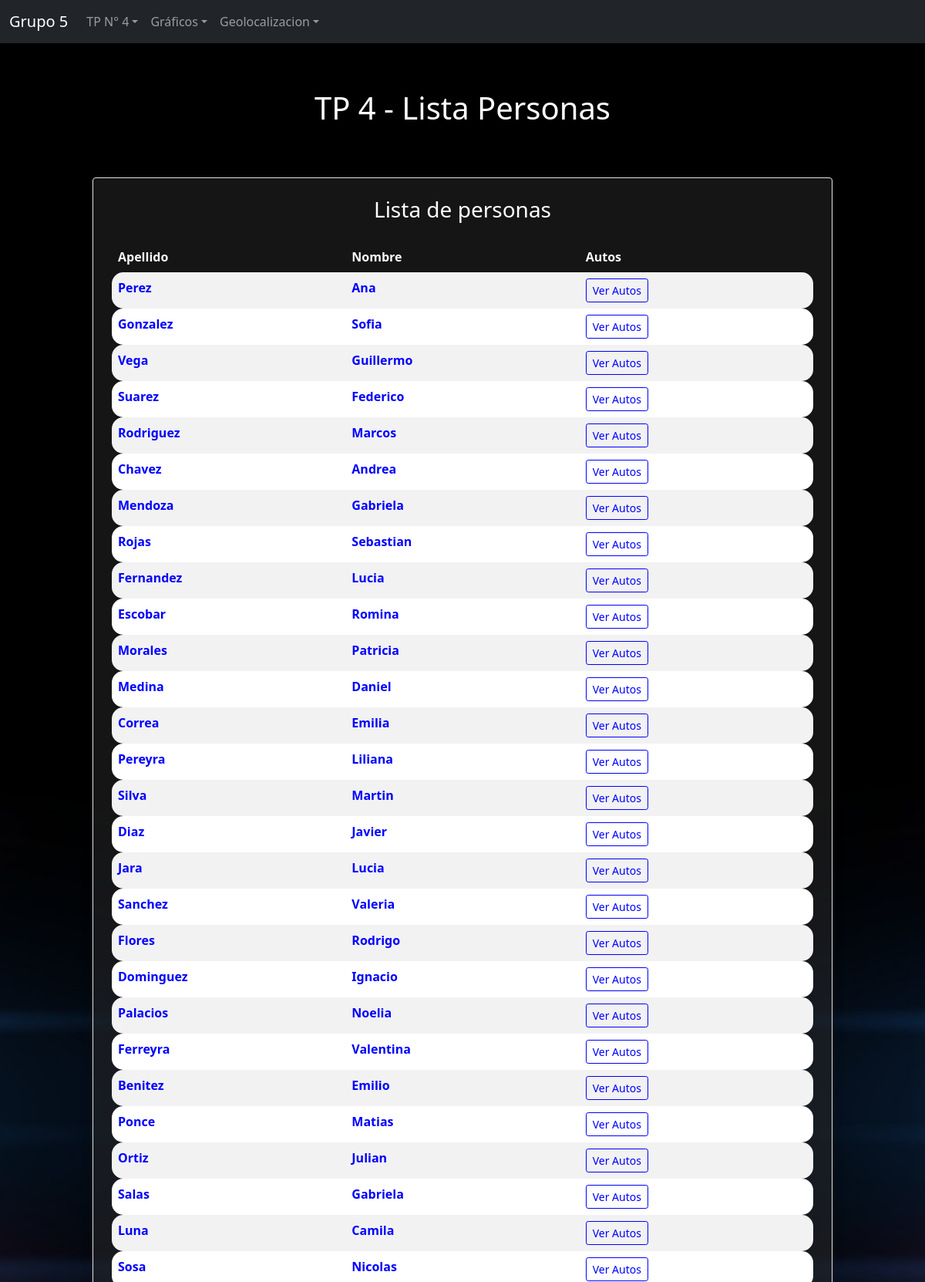
The page /Vista/persona/persona_lista.php (upper part) on the database its author committed.
### tables this page shows
CREATE TABLE `persona` (
  `NroDni` varchar(10) NOT NULL,
  `Apellido` varchar(50) NOT NULL,
  `Nombre` varchar(50) NOT NULL,
  `fechaNac` date NOT NULL,
  `Telefono` varchar(20) NOT NULL,
  `Domicilio` varchar(200) NOT NULL,
  PRIMARY KEY  (`NroDni`)
);

### Util/funciones.php (called while the page is built, shortened)
<?php
spl_autoload_register(function ($class_name){
    $directorys = array(
        $GLOBALS['ROOT'].'Modelo/',
        $GLOBALS['ROOT'].'Modelo/Conector/',
        $GLOBALS['ROOT'].'Control/'
        );
});
?>

### Modelo/Persona.php (called while the page is built, shortened)
<?php
class Persona {
    private $nroDni;
    private $apellido;
    private $nombre;
    public function __construct(){
        $this->nroDni="";
        $this->apellido = "";
        $this->nombre = "";
    }
    public function getNroDni(){
        return $this->nroDni;
    }
    public function setNroDni($valor){
        $this->nroDni = $valor;
    }
    public function getApellido(){
        return $this->apellido;
    }
    public function setApellido($valor){
        $this->apellido = $valor;
    }
    public function getNombre(){
        return $this->nombre;
    }
    public function setNombre($valor){
        $this->nombre = $valor;
    }
    public static function listar($parametro=""){
        $arreglo = array();
        $base = new BaseDatos();
        $sql = "SELECT * FROM persona ";
        if ($parametro != "") {
            $sql .= " WHERE " .$parametro;
        }
        $res = $base->Ejecutar($sql);
        if($res > -1){
            if($res > 0){
                while ($row = $base->Registro()){
                    $obj = new Persona();
                    $obj->setear($row['NroDni'], $row['Apellido'], $row['Nombre'], $row['fechaNac'], $row['Telefono'], $row['Domicilio']);
                    array_push($arreglo, $obj);
                }
            }
        }else{
            self::setmensajeoperacion("Persona->listar: ".$base->getError());
        }
        return $arreglo;
    }
}
?>

### Modelo/Conector/BaseDatos.php (called while the page is built, shortened)
<?php
class BaseDatos extends PDO {
  	private $indice;
  	private $resultado;
    public function __construct(){
        $this->indice =0;
    }
    public function setSQL($e){
        return "\n".$this->sql = $e;
    }
    public function Ejecutar($sql){
        if ( stristr($sql,"select")){
            $resp =  $this->EjecutarSelect($sql);
        }
        return $resp;
   }
   private function EjecutarSelect($sql){
       $cant = -1;
       $resultado=parent::query($sql);
       if(!$resultado){
           $this->analizarDebug();
       }else {
          $arregloResult = $resultado->fetchAll();
          $cant = count($arregloResult);
       }
       return $cant;
   }
   public function Registro() {
       $filaActual = false;
       $indiceActual = $this->getIndice();
       if ($indiceActual>=0) {
           $filas = $this->getResultado();
           if($indiceActual<count($filas)){
               $filaActual =  $filas[$indiceActual];
           }else {
               $this->setIndice(-1);
           }
       }
       return $filaActual;
   }
   private function setIndice ($valor){
       $this->indice = $valor;
   }
   private function getIndice (){
       return $this->indice;
   }
   private function setResultado($valor){
       $this->resultado = $valor;
   }
   private function getResultado(){
      return $this->resultado;
   }
}

### Control/AbmPersona.php (called while the page is built, shortened)
<?php
class AbmPersona{
    public function buscar($param){
        $where = " true ";
        $arreglo = Persona::listar($where);
        return $arreglo;
    }
}
?>

### Vista/persona/persona_lista.php (the view, shortened to what this page needs)
<?php
    $titulo = "TP 4 - Lista Personas";
    include_once '../Estructura/header.php';
    $objAbmPersona = new AbmPersona();
    $listaPersona = $objAbmPersona->buscar(null);
?>
<div class="divtitulo">
    <h1><?php echo $titulo;?></h1>
</div>
<div class="container_persona mt-5 p-4 border rounded shadow text-libht">
    <h3 class="text-center mb-4">Lista de personas</h3>
    <table class="table table-hover table-striped">
        <thead>
            <tr class="text-light mb-4">
                <th style="width:200px;">Apellido</th>
                <th style="width:200px;">Nombre</th>
                <th style="width:200px;">Autos</th>
            </tr>
        </thead>
        <tbody>
            <?php
                if(count($listaPersona) > 0)
                {
                    foreach ($listaPersona as $objPersona)
                    {
                        echo '<tr><td style="width:200px;">'.$objPersona->getApellido().'</td>';
                        echo '<td style="width:200px;">'.$objPersona->getNombre().'</td>';
                        echo '<td><a href="../auto/autos_persona.php?NroDni='.$objPersona->getNroDni().'" class="btn btn-color btn-sm" role="button">Ver Autos</a></td></tr>';
                    }
                }
            ?>
        </tbody>
    </table>
</div>
<?php include_once '../Estructura/footer.php'; ?>

### Vista/css/estilos.css (style rules this page uses)
body { padding-bottom: 100px; background-image: url(../../Archivos/flechas.jpg); background-size: cover; background-repeat: no-repeat; background-position: center; }
.container_auto, .container_persona { color: white; font-weight: bold; margin-top: 5px; width: 80%; margin-left: 10%; padding: 5px; text-align: justify; background-color: rgba(42, 42, 44, 0.5); border-radius: 15px; }
.btn-color { color: blue; background-color: transparent; border: 1px solid blue; transition: background-color 0.3s, color 0.3s; }
.table-striped tbody tr td:first-child { border-top-left-radius: 15px; border-bottom-left-radius: 15px; overflow: hidden; }
.table-striped tbody tr td:last-child { border-top-right-radius: 15px; border-bottom-right-radius: 15px; overflow: hidden; }
.table-striped { border-collapse: separate; border-spacing: 0; }
.table-striped td { border: none; }
.table-striped th { border: none; }
.table-striped tbody tr { color: blue; }
.table-striped tbody tr:nth-of-type(odd) { background-color: white; color: blue; }
.table-striped tbody tr:nth-of-type(even) { background-color: white; color: blue; }
.divtitulo { background-color: transparent; color: white; font-weight: bold; width: 100%; margin: 0; padding: 10px; padding-top: 5%; text-align: center; box-sizing: border-box; }

### rows shown on the page
persona: Apellido "Perez", Nombre "Ana"
persona: Apellido "Gonzalez", Nombre "Sofia"
persona: Apellido "Vega", Nombre "Guillermo"
persona: Apellido "Suarez", Nombre "Federico"
persona: Apellido "Rodriguez", Nombre "Marcos"
persona: Apellido "Chavez", Nombre "Andrea"
persona: Apellido "Mendoza", Nombre "Gabriela"
persona: Apellido "Rojas", Nombre "Sebastian"
persona: Apellido "Fernandez", Nombre "Lucia"
persona: Apellido "Escobar", Nombre "Romina"
persona: Apellido "Morales", Nombre "Patricia"
persona: Apellido "Medina", Nombre "Daniel"
persona: Apellido "Correa", Nombre "Emilia"
persona: Apellido "Pereyra", Nombre "Liliana"
persona: Apellido "Silva", Nombre "Martin"
persona: Apellido "Diaz", Nombre "Javier"
persona: Apellido "Jara", Nombre "Lucia"
persona: Apellido "Sanchez", Nombre "Valeria"
persona: Apellido "Flores", Nombre "Rodrigo"
persona: Apellido "Dominguez", Nombre "Ignacio"
persona: Apellido "Palacios", Nombre "Noelia"
persona: Apellido "Ferreyra", Nombre "Valentina"
persona: Apellido "Benitez", Nombre "Emilio"
persona: Apellido "Ponce", Nombre "Matias"
persona: Apellido "Ortiz", Nombre "Julian"
persona: Apellido "Salas", Nombre "Gabriela"
persona: Apellido "Luna", Nombre "Camila"
persona: Apellido "Sosa", Nombre "Nicolas"

### other values the page prints
$titulo "TP 4 - Lista Personas"
